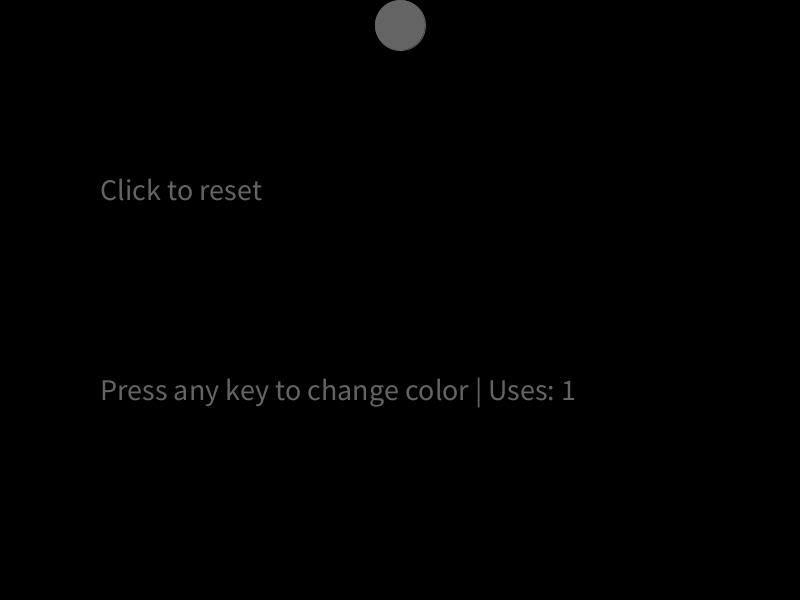
Frame 1 (no input)
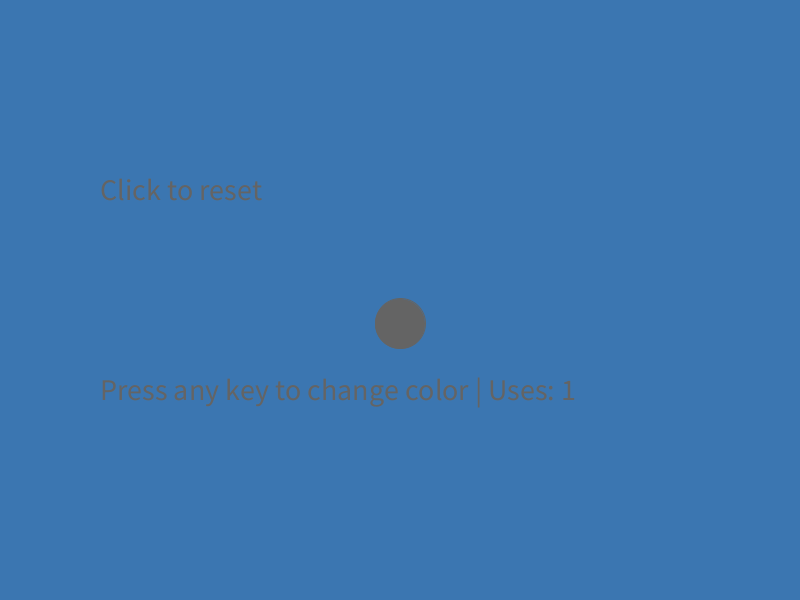
Frame 60 (the mouse pressed at the canvas centre just before this capture)
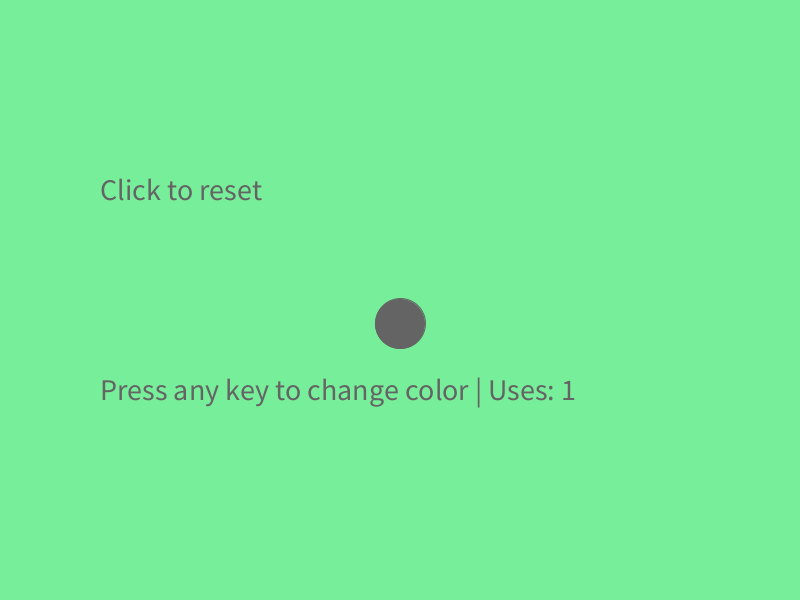
Frame 120 (the mouse held since frame 60 and released just before this capture)

The Processing sketch that drew these frames (run headless with seeded random() and noise(); from frame 60 on, the mouse is pressed at the canvas centre):

// Processing sketch: Falling_Ball
// ── Falling_Ball.pde

float v;
float g;
float ballY;
int ballX;
int ballDiameter;
color ballColor;
boolean isColored;
int ballRadius;
int bgR = 0;
int bgG = 0;
int bgB = 0;
int rI = 1;
int gI = 2;
int bI = 3;


void setup(){
  size(800,600);
  ballDiameter = 50;
  ballX = width/2;
  ballY = ballDiameter/2;
  ballColor = color(100);
  isColored = false;
  g = 9.8;
  v = 0;
  ballRadius = ballDiameter/2;
  textSize(30);
  
  
}

void draw(){
  background(bgR,bgG,bgB);
  
  bgR = bgR + rI;
  if(bgR >= 255){
    rI = -rI;
  }
  if(bgR <= 0){
    rI = -rI;
  }
  
  bgG = bgG + gI;
if(bgG >= 255){
    gI = -gI;
  }
  if(bgG <= 0){
    gI = -gI;
  }
  
  bgB = bgB + bI;
if(bgB >= 255){
    bI = -bI;
  }
  if(bgB <= 0){
    bI = -bI;
  }
  
  fill(ballColor);
  stroke(ballColor);
  
  
  text("Click to reset",100,200);
  if(isColored){
    fill(234,24,24);
    text("Press any key to change color | Uses: 0",100,400);
    fill(ballColor);
  }
  else{
    text("Press any key to change color | Uses: 1",100,400); 
  }
  
  v = v+(g/60);
  fall();
  if(ballY >= height-ballRadius){
    v = -v + v/5;
    circle(ballX,height-ballRadius,ballDiameter);
  }
  else{
    circle(ballX,ballY,ballDiameter);
  }
}


void onClick(){
  ballY = ballDiameter/2;
  
}

void keyPressed(){
  
  if(isColored == false){
    ballColor = color(random(255),random(255),random(255));
    isColored = true;
  }
  
}

void fall(){
  ballY = ballY+v;
}

void mousePressed(){
  ballY = ballRadius;
  v = 0;
}
void invertColorIncrement(int C, int I){
  if(C >= 255){
    I = -I;
  }
  if(C <= 0){
    I = -I;
  }
}
